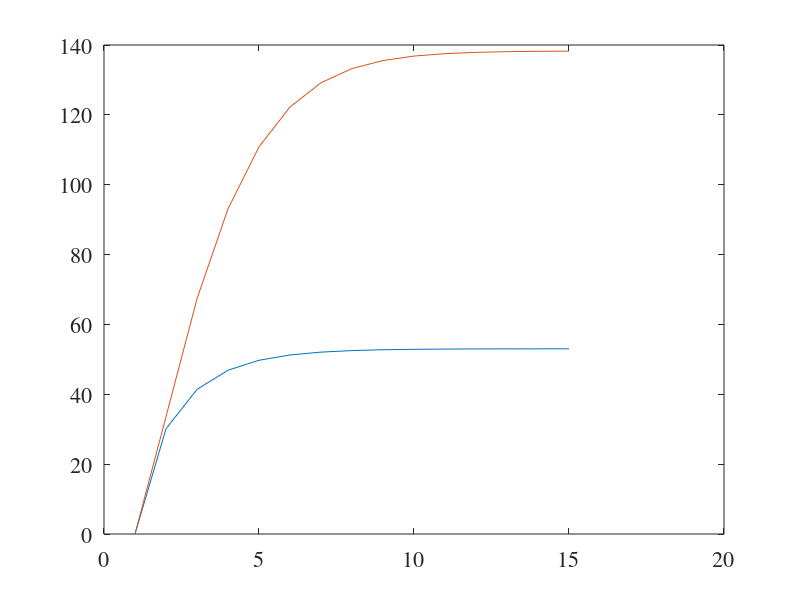

Recreate this plot in MATLAB. (Note: this script raises an error after producing the figure.)
function PlotPlot()
Resource_networking_max_unit=20;%SP全部的networking资源，这里的单位为Unit     20*100Mbps
Rescource_storage_max_unit=20;%SP全部的storage资源，这里的单位为Unit               20GB
Resource_computing_max_unit=20;%SP全部的computing资源，这里的单位为Unit    40CPU
Resource_max_unit=[Resource_networking_max_unit,Rescource_storage_max_unit,Resource_computing_max_unit];

delta_networking=1;%一个slice_request请求了1块networking资源 100Mbps
delta_storage=1;%一个slice_request分别请求了2块storage资源 1GB
delta_computing=2;%一个slice_request分别请求了1块computing资源 2CPU
%
delta_recourse=[delta_networking,delta_storage,delta_computing];
load singleData/Value_State_record.mat %figure 1
load singleData/price_record.mat %price iteration plot figure 2
load singleData/X_recourse_record.mat %X_recourse iteration plot figure 3
% size(Value_State_record)
% size(price_record)
% size(price_record)

%figure 5
load singleData/Phi
load singleData/Phi_Greedy.mat
load singleData/Phi_MMF.mat

load singleData/X_Recourse_Unit_Optimal.mat
load singleData/X_Recourse_Unit_Greedy.mat
load singleData/X_Recourse_Unit_MMF.mat

load singleData/Value_State.mat%最优值函数
load singleData/Price_Optimal.mat

load singleData/reward_optimal.mat;%价格 figure 4
load singleData/reward_Greedy.mat;
load singleData/reward_MMF.mat;
%%%%%%%%%%%%%%%%%%%%%%%%%%%%%%%%%%%%%%%%%%%%%%
%figure 1
%MDP value iteration process
%chose state=State_Space{1,1}
load singleData/State_Space;
state=State_Space{1,6};
[temp,value_state_iteration_times]=size(Value_State_record);
value_iteration_special_state1=[];
for i =1:value_state_iteration_times
    value_iteration_special_state1=[value_iteration_special_state1,Value_State_record{i}(1,6)];
end
value_iteration_special_state2=[]
state=State_Space{13,6};
for i =1:value_state_iteration_times
    value_iteration_special_state2=[value_iteration_special_state2,Value_State_record{i}(13,6)];
end



iteration_times=[];

for i=1:length(value_iteration_special_state1)
    iteration_times=[iteration_times,i];
end

figure(1)
p1=plot(iteration_times,value_iteration_special_state1,iteration_times,value_iteration_special_state2);
%axis([1,30,0 800])
set(gca,'fontname','times') 
set(gca,'fontsize',16)
p1(1).Marker='o';
p1(2).Marker='s';
legend('state1','state2','Location','southeast')
%title('the iteration of value state')
xlabel('the number of iterations')
ylabel('value of state')
saveas(gca,"./Figure-state1/State1-iterationOfValueState.fig");
saveas(gca,"./Figure-state1/State1-iterationOfValueState.eps",'epsc' );
saveas(gca,"./Figure-state1/State1-iterationOfValueState.png");

% %%%%%%%%%%%%%%%%%%%%%%%%%%%%%%%%%%%%%%%%%%%%%%%%%%%%%%%%%%%%%%%%%%%%%%%%%%%%%%%
%figure 2
%game iteration price change
%choose state = State_Space{1,1}
%choose first resource
price_iteration=price_record{1,6};
price_iteration_x_axis=[];
for i=1:length(price_iteration)
    price_iteration_x_axis=[price_iteration_x_axis,i];
end

networking_price_iteration=[];
storage_price_iteration=[];
computing_price_iteration=[];
for i=1:length(price_iteration)
    networking_price_iteration=[networking_price_iteration,price_iteration{i}(1)];
    storage_price_iteration=[storage_price_iteration,price_iteration{i}(2)];
    computing_price_iteration=[computing_price_iteration,price_iteration{i}(3)];
    
end


figure(2)
% ts1 = timeseries(networking_price_iteration, price_iteration_x_axis);
% ts2 = timeseries(storage_price_iteration, price_iteration_x_axis);
% ts3 = timeseries(computing_price_iteration, price_iteration_x_axis);
% plot(ts1,ts2,ts3)
p=plot(price_iteration_x_axis,networking_price_iteration,...
    price_iteration_x_axis,storage_price_iteration,...
    price_iteration_x_axis,computing_price_iteration);
p(1).LineWidth=1;
p(1).LineStyle='-';
p(1).Marker='o';
p(2).LineWidth=1;
p(2).LineStyle='-';
p(2).Marker='s';
p(3).LineWidth=1;
p(3).LineStyle='-';
p(3).Marker='x';
axis( [1 8 0.6 1.6] )
set(gca,'xtick',1:1:9);
set(1,'DefaultAxesLineStyleOrder',{'-o',':s','--+'})
%title('the iteration of price')
xlabel('the number of iterations')
ylabel('price')
legend('networking','storage','computing','Location','southeast')
set(gca,'fontname','times') 
set(gca,'fontsize',16')
saveas(gca,"./Figure-state1/State1-iterationOfPrice.fig");
saveas(gca,"./Figure-state1/State1-iterationOfPrice.eps",'epsc' );
saveas(gca,"./Figure-state1/State1-iterationOfPrice.png");

%%%%%%%%%%%%%%%%%%%%%%%%%%%%%%%%%%%%%%%%%%%%%%%%%%%%%%%%%%%%%%%%%%%%%%%%%%%%%%%
%figure 3
X_iteration=X_recourse_record{1,6};
X_iteration_x_axis=[];
for i=1:length(X_iteration)
    X_iteration_x_axis=[X_iteration_x_axis,i];
end

networking_X_iteration=[];
storage_X_iteration=[];
computing_X_iteration=[];
for i=1:length(X_iteration)
    networking_X_iteration=[networking_X_iteration,X_iteration{i}(1)];
    storage_X_iteration=[storage_X_iteration,X_iteration{i}(2)];
    computing_X_iteration=[computing_X_iteration,X_iteration{i}(3)]; 
end
figure(3)
p3=plot(X_iteration_x_axis,networking_X_iteration,...
    X_iteration_x_axis,storage_X_iteration,...
    X_iteration_x_axis,computing_X_iteration);
axis( [1 8 0.5 4] )
set(gca,'xtick',1:1:9);
p3(1).LineWidth=1;
p3(1).LineStyle='-';
p3(1).Marker='o';
p3(2).LineWidth=1;
p3(2).LineStyle='-';
p3(2).Marker='s';
p3(3).LineWidth=1;
p3(3).LineStyle='-';
p3(3).Marker='x';

%title('the iteration of x')
xlabel('the number of iterations')
ylabel('$x_{i,j,z}(t)$','Interpreter','LaTex')
set(gca,'fontname','times') 
set(gca,'fontsize',16')
legend('networking','storage','computing','Location','northeast')
saveas(gca,"./Figure-state1/State1-iterationOfX.fig");
saveas(gca,"./Figure-state1/State1-iterationOfX.eps" ,'epsc');
saveas(gca,"./Figure-state1/State1-iterationOfX.png");


%figure 4
%3-D bar
figure(4)
reward_optimal_new=fliplr(reward_optimal(6:15,1:10));


h=bar3(reward_optimal_new,'w')
pos=axis;
xlabel({'   avaliable' 'resource(%)   '},'position',[6 13 0])
ylabel('request number','position',[-1 8 0])
zlabel('reward')
%title('reward of optimal')
% %colorbar
% %set(h,{'cdata'},cellfun(@(z)kron(z(2:6:end,2:3),ones(6,2)),get(h,'ZData'),'un',0))
set(gca,'xticklabel',{'  ','20','  ','  ','  ','60','  ','  ','  ','100'});
set(gca,'yticklabel',{'1','  ','  ','  ','5',' ','  ','  ','  ','10'});

set(gca,'fontname','times') 
set(gca,'fontsize',16')
saveas(gca,"./Figure-state1/State1-reward_of_optimal.fig");
saveas(gca,"./Figure-state1/State1-reward_of_optimal.eps",'epsc' );
saveas(gca,"./Figure-state1/State1-reward_of_optimal.png");

%figure 5
%the percentage of allocate request
%choose the resource max situation(in fact, the situtation can be choosed
%randomly.
%the number of choosen is Phi, Phi_Greedy, Phi_MMF
%Phi(:,20) the number is from 30~10
%%%%%%%%%%%%%%%%%%%%%%%%%%%%%%%%%%

optimal_number=Phi(1:11,1)';
Greedy_number=Phi_Greedy(1:11,1)';
MMF_number=Phi_MMF(1:11,1)';
optimal_X_resource=X_Recourse_Unit_Optimal(1:11,1)';
Greedy_X_resource=X_Recourse_Unit_Greedy(1:11,1)';
MMF_X_resource=X_Recourse_Unit_MMF(1:11,1)';

%only use first resource

optimal_percentage=[];
Greedy_percentage=[];
MMF_percentage=[];
max_number=state(1);
for i =1:length(optimal_number)
    
    state=State_Space{i,1};
    optimal_resource=optimal_X_resource{i};
    Greedy_resource=Greedy_X_resource{i};
    MMF_resource=MMF_X_resource{i};
    optimal_percentage(i)=100*(optimal_number(i)*delta_recourse(1)*optimal_resource(1)/Resource_max_unit(1));
    Greedy_percentage(i)=100*(Greedy_number(i)*delta_recourse(1)*Greedy_resource(1)/Resource_max_unit(1));
    MMF_percentage(i)=100*(MMF_number(i)*delta_recourse(1)*MMF_resource(1)/Resource_max_unit(1));
end
optimal_percentage=fliplr(optimal_percentage)./100;
Greedy_percentage=fliplr(Greedy_percentage)./100;
MMF_percentage=fliplr(MMF_percentage)./100;

barNumber=[];
number=5:1:15;
% for i=1:length(number)
%  
%     barNumber=[barNumber
%         number(i),number(i),number(i)];
% end
% bar_percentage=[];
% for i=1:length(number)
%     bar_percentage=[bar_percentage
%         optimal_percentage(i),Greedy_percentage(i),MMF_percentage(i)];
% end
% 
figure(5)
%p5=bar(barNumber,bar_percentage);
p5=plot(number,optimal_percentage,number,Greedy_percentage,number,MMF_percentage);
p5(1).LineWidth=1;
p5(1).LineStyle='-';
p5(1).Marker='o';
p5(2).LineWidth=1;
p5(2).LineStyle='-';
p5(2).Marker='s';
p5(3).LineWidth=1;
p5(3).LineStyle='-';
p5(3).Marker='x';
% 
xlabel('request number')
ylabel('admissible ratio')
legend({'OAR','Greedy','MMF'},'location','southwest')
set(gca,'fontname','times') 
set(gca,'fontsize',16')
saveas(gca,"./Figure-state1/State1-allocatedPercentage.fig");
saveas(gca,"./Figure-state1/State1-allocatedPercentage.eps",'epsc' );
saveas(gca,"./Figure-state1/State1-allocatedPercentage.png");

figure(6)

optimal_reward=reward_optimal(1:15,5)';
Greedy_reward=reward_Greedy(1:15,5)';
MMF_reward=reward_MMF(1:15,5)';
number=1:1:15;
optimal_reward=fliplr(optimal_reward);
Greedy_reward=fliplr(Greedy_reward);
MMF_reward=fliplr(MMF_reward);
p6=plot(number,optimal_reward,number,Greedy_reward,number,MMF_reward);
p6(1).LineWidth=1;
p6(1).LineStyle='-';
p6(1).Marker='o';
p6(2).LineWidth=1;
p6(2).LineStyle='-';
p6(2).Marker='s';
p6(3).LineWidth=1;
p6(3).LineStyle='-';
p6(3).Marker='x';
axis([1,10,0,200])
xlabel('request number')
ylabel('reward')
legend({'OAR','Greedy','MMF'},'location','southwest')
set(gca,'fontname','times') 
set(gca,'fontsize',16')
barNumber=[];

% for i=1:length(number)
%  
%     barNumber=[barNumber
%         number(i),number(i),number(i)];
% end
% bar_reward=[];
% for i=1:length(number)
%     bar_reward=[bar_reward
%         optimal_reward(i),Greedy_reward(i),MMF_reward(i)];
% end
% p6=bar(barNumber,bar_reward);
% xlabel('request number')
% ylabel('reward')
% legend('optimal','Greedy','MMF')
%grid on
saveas(gca,"./Figure-state1/State1-RewardCompare.fig");
saveas(gca,"./Figure-state1/State1-RewardCompare.eps",'epsc' );
saveas(gca,"./Figure-state1/State1-RewardCompare.png");



figure(7)

optimal_reward=reward_optimal(1,:);
Greedy_reward=reward_Greedy(1,:);
MMF_reward=reward_MMF(1,:);
number=1:1:11;
optimal_reward=fliplr(optimal_reward);
Greedy_reward=fliplr(Greedy_reward);
MMF_reward=fliplr(MMF_reward);
p7=plot(number,optimal_reward,number,Greedy_reward,number,MMF_reward);
p7(1).LineWidth=1;
p7(1).LineStyle='-';
p7(1).Marker='o';
p7(2).LineWidth=1;
p7(2).LineStyle='-';
p7(2).Marker='s';
p7(3).LineWidth=1;
p7(3).LineStyle='-';
p7(3).Marker='x';
xlabel('percentage(%)')
ylabel('reward')
axis([1,10,-50,200])
legend({'OAR','Greedy','MMF'},'location','northwest')
set(gca,'xticklabel',{'20','40','60','80', '100'});
set(gca,'fontname','times') 
set(gca,'fontsize',16')
barNumber=[];

% for i=1:length(number)
%  
%     barNumber=[barNumber
%         number(i),number(i),number(i)];
% end
% bar_reward=[];
% for i=1:length(number)
%     bar_reward=[bar_reward
%         optimal_reward(i),Greedy_reward(i),MMF_reward(i)];
% end
% p6=bar(barNumber,bar_reward);
% xlabel('request number')
% ylabel('reward')
% legend('optimal','Greedy','MMF')
%grid on
saveas(gca,"./Figure-state1/State1-RewardCompare_resource.fig");
saveas(gca,"./Figure-state1/State1-RewardCompare_resource.eps",'epsc' );
saveas(gca,"./Figure-state1/State1-RewardCompare_resource.png");

end
